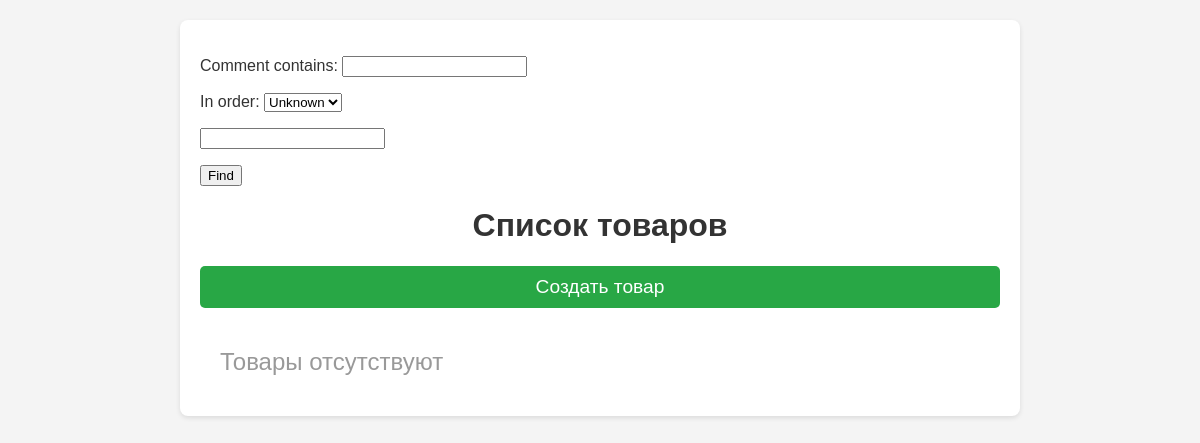
Before: /produce_shelf/ with the older database file.
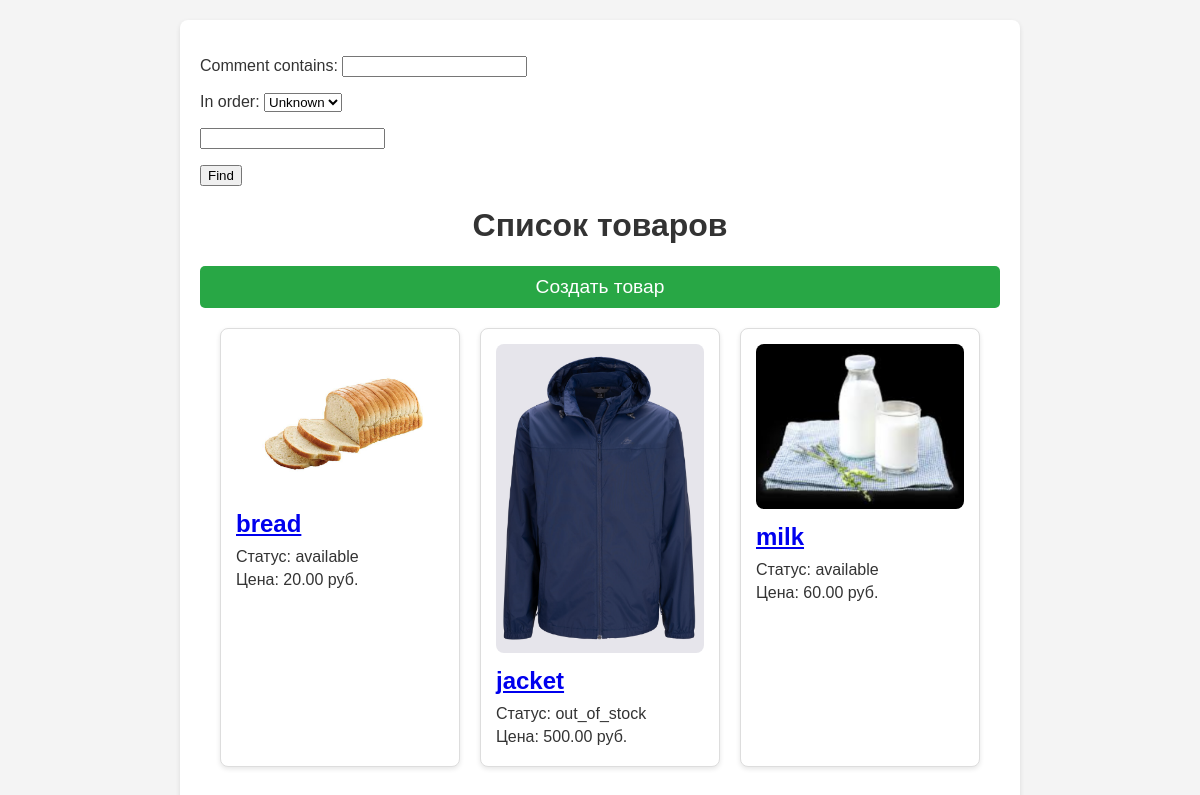
After: the same page with the newer database file.
### core/models.py (models this page shows, shortened)
class Product(models.Model):
    name = models.CharField(verbose_name='ProductName', max_length=255, blank=False)
    price = models.DecimalField(verbose_name='Price', max_digits=10, decimal_places=2, default=0.00)
    status = models.CharField(max_length=30, choices=consts.PRODUCT_STATUS, default='available')
    image = models.ImageField(upload_to='products/', verbose_name='Product Image', blank=True)
    categories = models.ManyToManyField(
        Category,
        blank=False,
        verbose_name='categories',
        related_name='product'
    )
    class Meta:
        verbose_name = 'Product'
        verbose_name_plural = 'Products'
        ordering = ['name']

### core/views.py (the view)
# urls.py: path('produce_shelf/', ProductsList.as_view(), name='produce_shelf'),
class ProductsList(FilterView):
    model = Product
    template_name = 'produce_shelf/produce_shelf.html'
    context_object_name = 'produces'
    filterset_class = filters.Product

### templates/produce_shelf/produce_shelf.html (shortened to what this page needs)
{% extends 'base.html' %}
{% block sidebar %}
    <form method="get">
    {{ filter.form.as_p }}
        <button type="submit" class="btn btn-primary">Find</button>
    </form>
{% endblock %}
{% block content %}
    <h1>Список товаров</h1>
    <a href="{% url 'produce_create' %}" class="create-button">Создать товар</a>
    <div class="product-list">
        {% for prod in produces %}
            <div class="product-card">
                {% if prod.image %}
                    <img src="{{ prod.image.url }}" alt="{{ prod.name }}">
                {% else %}
                    <p>Изображение не найдено.</p>
                {% endif %}
                <h2><a href="{% url 'produce_detail' prod.pk %}">{{ prod.name }}</a></h2>
                <p>Статус: {{ prod.status }}</p>
                <p>Цена: {{ prod.price }} руб.</p>
            </div>
        {% empty %}
            <div class="no-items">Товары отсутствуют</div>
        {% endfor %}
    </div>
{% endblock %}

Changed rows visible on the page:
added Product: image (picture), name "bread", status "available", price "20.00"
added Product: image (picture), name "jacket", status "out_of_stock", price "500.00"
added Product: image (picture), name "milk", status "available", price "60.00"
Other visible differences:
text no longer shown: "Товары отсутствуют"
